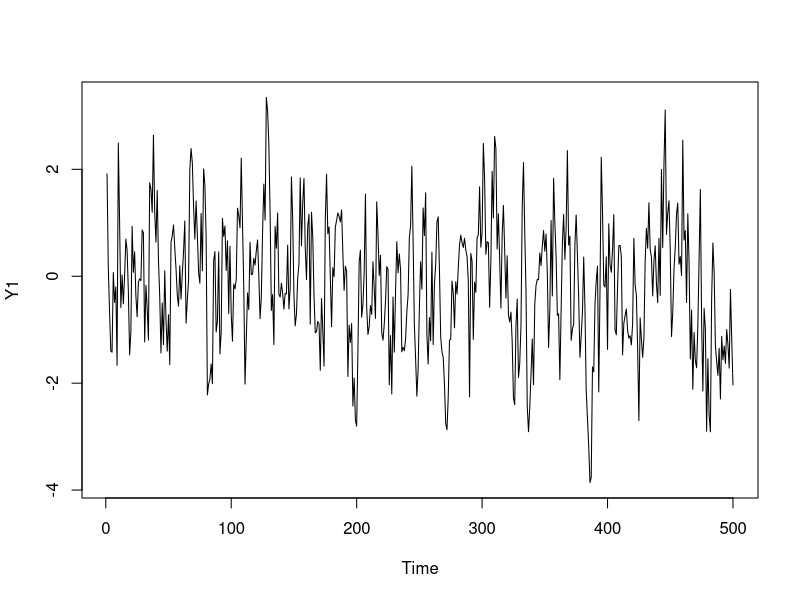
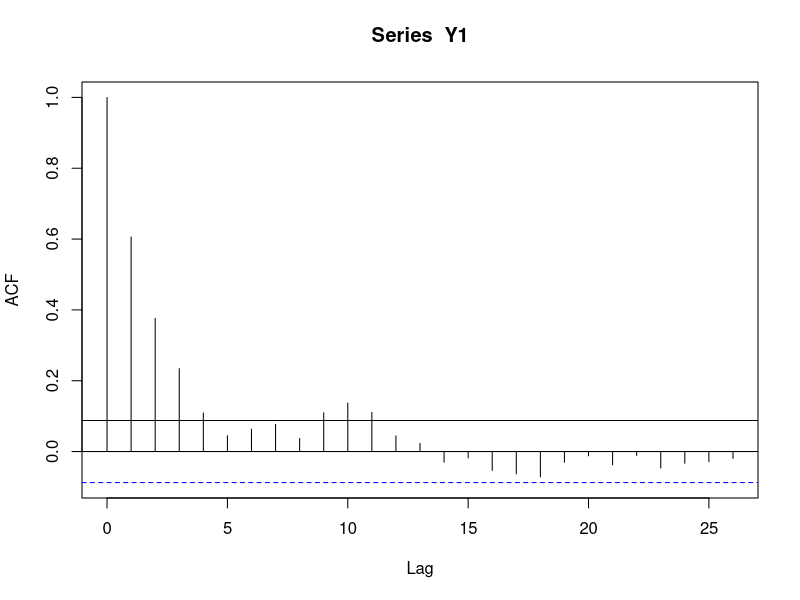
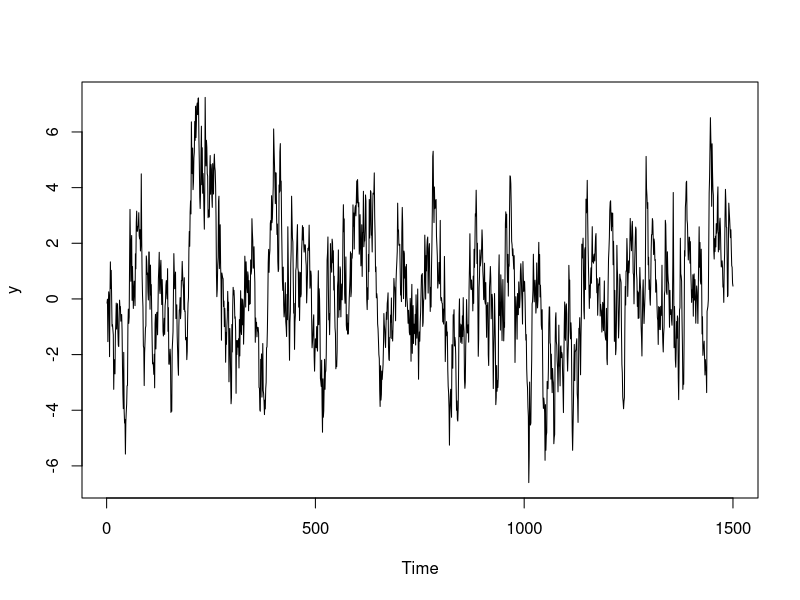
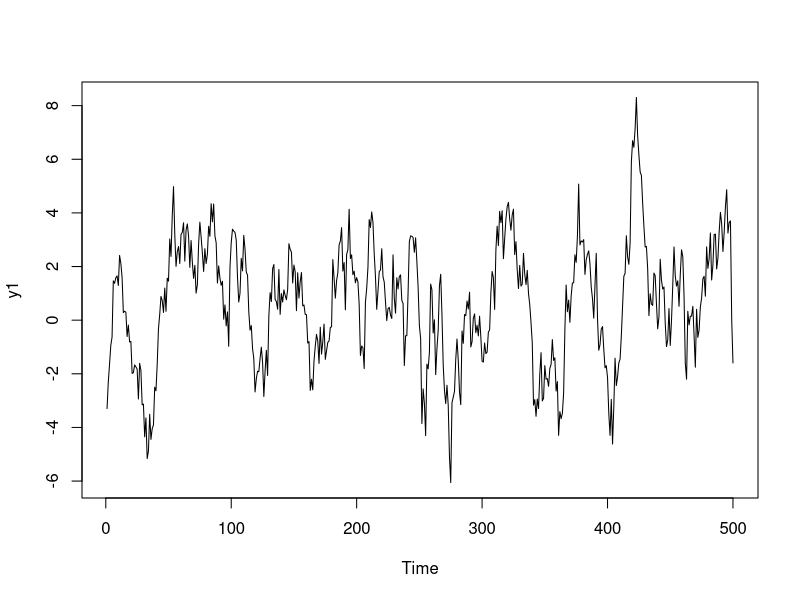
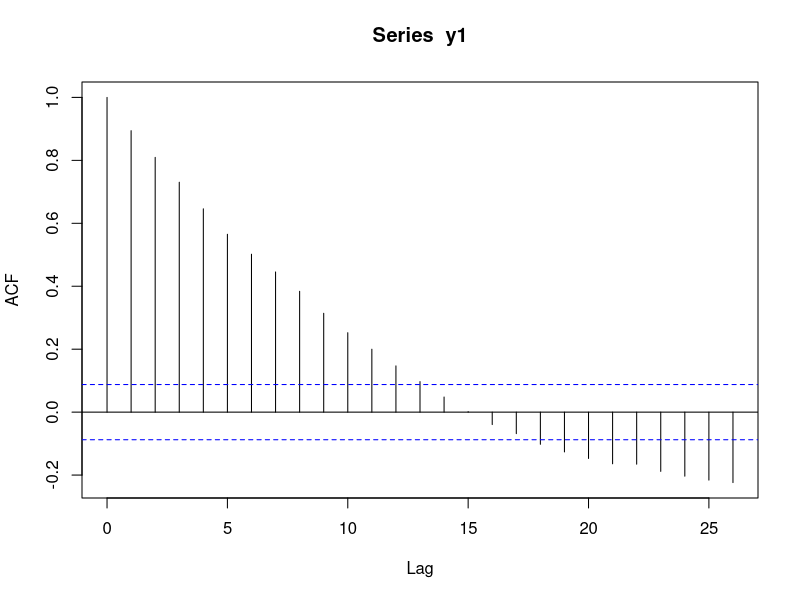
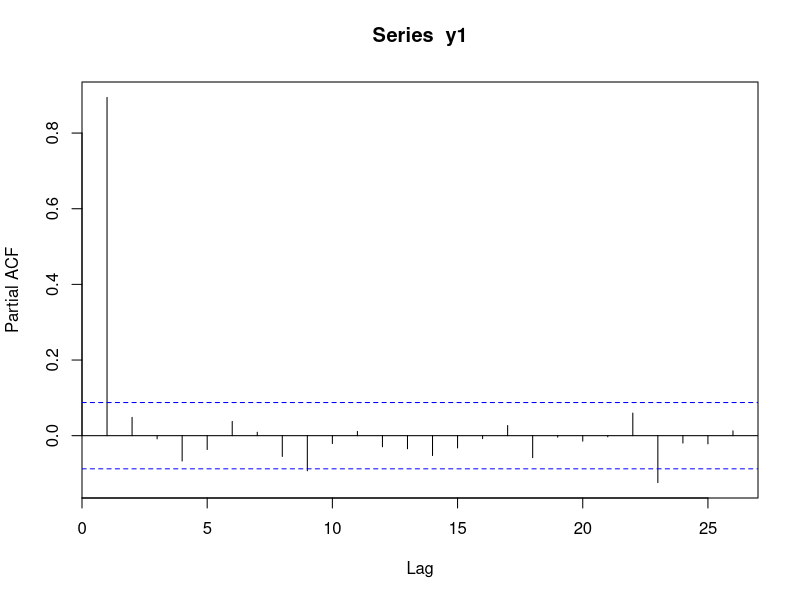
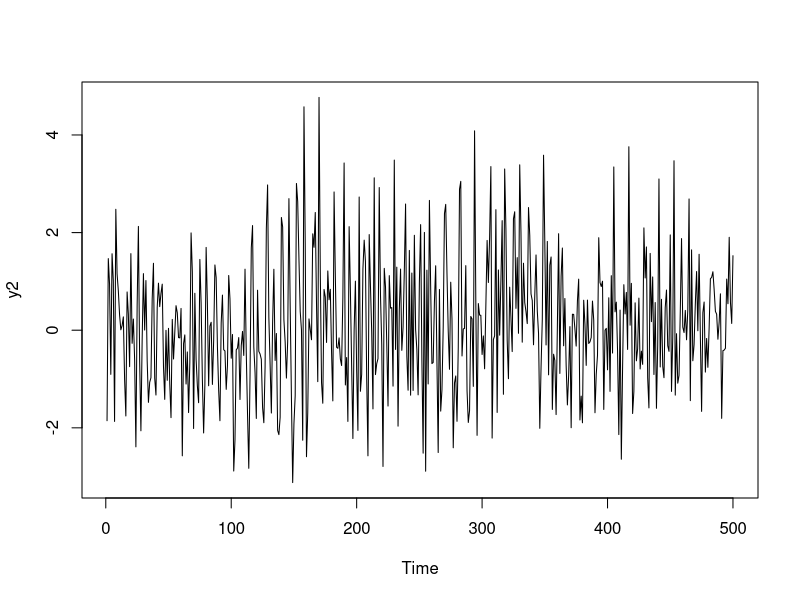
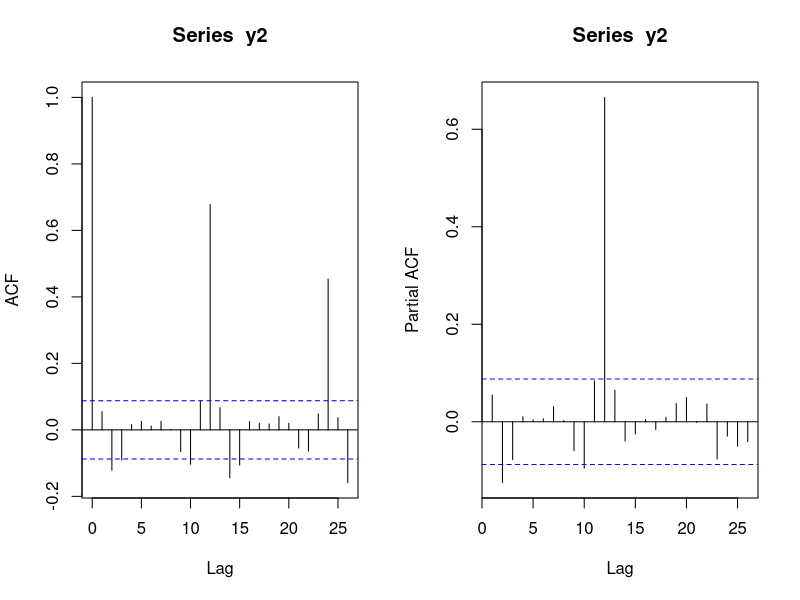

Source code (R) for these figures, in order:
Y1 <- arima.sim(model = list(ar = 0.6,order=c(1,0,0)), n = 500)
plot(Y1)
acf(Y1)
abline(h=sqrt(1/500)*1.96)

#Part 2 
e=rnorm(1500)
a=0.9
y=filter(e,filter=a,method="recursive")
ts.plot(y)

##part 4 Seasonal processes
y1<-arima.sim(model = list(ar = 0.9, order = c(1,0,0)), n = 500)
ts.plot(y1)
acf(y1)
pacf(y1)

y2<-arima.sim(model=list(ar=c(rep(0,11),.7)), n = 500)
ts.plot(y2)
par(mfrow=c(1,2))
acf(y2)
pacf(y2)
